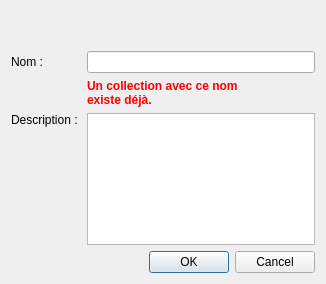
<?xml version="1.0" encoding="UTF-8"?>
<ui version="4.0">
 <class>Form</class>
 <widget class="QWidget" name="Form">
  <property name="windowModality">
   <enum>Qt::WindowModal</enum>
  </property>
  <property name="geometry">
   <rect>
    <x>0</x>
    <y>0</y>
    <width>326</width>
    <height>284</height>
   </rect>
  </property>
  <property name="windowTitle">
   <string>Ajouter un nouveau groupe</string>
  </property>
  <layout class="QVBoxLayout" name="verticalLayout">
   <item>
    <layout class="QVBoxLayout" name="verticalLayout_2">
     <item>
      <widget class="QLabel" name="ltitle">
       <property name="text">
        <string/>
       </property>
      </widget>
     </item>
     <item>
      <widget class="QLabel" name="ldesc">
       <property name="text">
        <string/>
       </property>
      </widget>
     </item>
    </layout>
   </item>
   <item>
    <layout class="QGridLayout" name="gridLayout">
     <item row="0" column="0">
      <widget class="QLabel" name="label">
       <property name="text">
        <string>Nom :</string>
       </property>
      </widget>
     </item>
     <item row="2" column="1" rowspan="2">
      <widget class="QTextEdit" name="l_desc"/>
     </item>
     <item row="3" column="0">
      <spacer name="verticalSpacer_2">
       <property name="orientation">
        <enum>Qt::Vertical</enum>
       </property>
       <property name="sizeHint" stdset="0">
        <size>
         <width>20</width>
         <height>40</height>
        </size>
       </property>
      </spacer>
     </item>
     <item row="2" column="0">
      <widget class="QLabel" name="label_2">
       <property name="text">
        <string>Description : </string>
       </property>
      </widget>
     </item>
     <item row="0" column="1">
      <widget class="QLineEdit" name="l_name">
       <property name="clearButtonEnabled">
        <bool>true</bool>
       </property>
      </widget>
     </item>
     <item row="1" column="1">
      <widget class="QLabel" name="warn">
       <property name="text">
        <string>&lt;html&gt;&lt;head/&gt;&lt;body&gt;&lt;p&gt;&lt;span style=&quot; font-weight:600; color:#ff0000;&quot;&gt;Un collection avec ce nom&lt;br/&gt;existe déjà.&lt;/span&gt;&lt;/p&gt;&lt;/body&gt;&lt;/html&gt;</string>
       </property>
      </widget>
     </item>
    </layout>
   </item>
   <item>
    <widget class="QDialogButtonBox" name="buttonBox">
     <property name="standardButtons">
      <set>QDialogButtonBox::Cancel|QDialogButtonBox::Ok</set>
     </property>
    </widget>
   </item>
  </layout>
 </widget>
 <tabstops>
  <tabstop>l_name</tabstop>
  <tabstop>l_desc</tabstop>
 </tabstops>
 <resources/>
 <connections/>
</ui>
